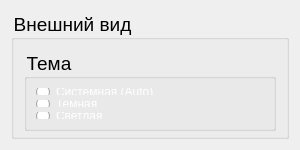
<?xml version="1.0" encoding="UTF-8"?>
<ui version="4.0">
 <class>Settings</class>
 <widget class="QDialog" name="Settings">
  <property name="geometry">
   <rect>
    <x>0</x>
    <y>0</y>
    <width>300</width>
    <height>150</height>
   </rect>
  </property>
  <property name="sizePolicy">
   <sizepolicy hsizetype="Fixed" vsizetype="Fixed">
    <horstretch>0</horstretch>
    <verstretch>0</verstretch>
   </sizepolicy>
  </property>
  <property name="minimumSize">
   <size>
    <width>300</width>
    <height>150</height>
   </size>
  </property>
  <property name="maximumSize">
   <size>
    <width>300</width>
    <height>150</height>
   </size>
  </property>
  <property name="windowTitle">
   <string>Dialog</string>
  </property>
  <property name="styleSheet">
   <string notr="true">QMainWindow {
	background-color: palette(window);
}
QStatusBar {
	background-color: palette(window);
}
QGroupBox {
	background: None;
	font-family: &quot;Inter&quot;, sans-serif;
	font-size: 14pt;
}
QRadioButton {
    color: palette(highlighted-text); 
    font-weight: normal;
}

QRadioButton:checked {
	color: palette(highlighted-text);
	font-weight: bold;
}</string>
  </property>
  <layout class="QVBoxLayout" name="verticalLayout">
   <item>
    <widget class="QGroupBox" name="appearance_groupBox">
     <property name="title">
      <string>Внешний вид</string>
     </property>
     <layout class="QVBoxLayout" name="verticalLayout_2">
      <property name="leftMargin">
       <number>10</number>
      </property>
      <property name="topMargin">
       <number>10</number>
      </property>
      <property name="rightMargin">
       <number>10</number>
      </property>
      <property name="bottomMargin">
       <number>5</number>
      </property>
      <item>
       <widget class="QGroupBox" name="theme_groupBox">
        <property name="sizePolicy">
         <sizepolicy hsizetype="Preferred" vsizetype="Fixed">
          <horstretch>0</horstretch>
          <verstretch>0</verstretch>
         </sizepolicy>
        </property>
        <property name="maximumSize">
         <size>
          <width>16777215</width>
          <height>120</height>
         </size>
        </property>
        <property name="title">
         <string>Тема</string>
        </property>
        <layout class="QVBoxLayout" name="verticalLayout_3">
         <property name="spacing">
          <number>5</number>
         </property>
         <item>
          <widget class="QRadioButton" name="system_theme_radioButton">
           <property name="font">
            <font>
             <bold>false</bold>
            </font>
           </property>
           <property name="text">
            <string>Системная (Auto)</string>
           </property>
          </widget>
         </item>
         <item>
          <widget class="QRadioButton" name="dark_theme_radioButton">
           <property name="text">
            <string>Темная</string>
           </property>
          </widget>
         </item>
         <item>
          <widget class="QRadioButton" name="light_theme_radioButton">
           <property name="text">
            <string>Светлая</string>
           </property>
          </widget>
         </item>
        </layout>
       </widget>
      </item>
     </layout>
    </widget>
   </item>
  </layout>
 </widget>
 <resources/>
 <connections/>
</ui>
